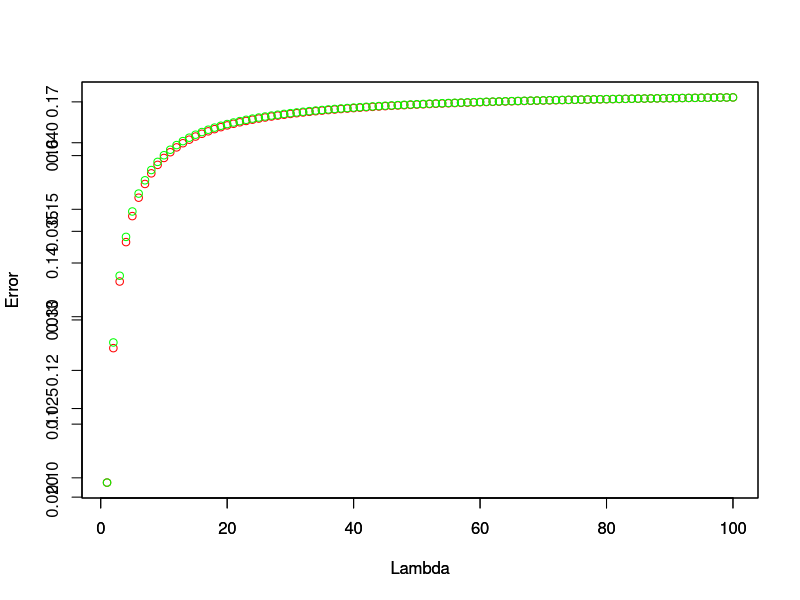

Write the R code that produced this figure.
#############################################################
## Stat 202A - Homework 6
## Author: Aashna Agarwal
## Date : Nov 14
## Description: This script implements ridge regression as
## well as piecewise linear spline regression.
#############################################################

#############################################################
## INSTRUCTIONS: Please fill in the missing lines of code
## only where specified. Do not change function names,
## function inputs or outputs. You can add examples at the
## end of the script (in the "Optional examples" section) to
## double-check your work, but MAKE SURE TO COMMENT OUT ALL
## OF YOUR EXAMPLES BEFORE SUBMITTING.
##
## Very important: Do not use the function "setwd" anywhere
## in your code. If you do, I will be unable to grade your
## work since R will attempt to change my working directory
## to one that does not exist.
#############################################################

## Source your Rcpp file (put in the name of your
## Rcpp file)
#library("Sweep.cpp")
#sourceCpp("Sweep.cpp")

##################################
## Function 1: QR decomposition ##
##################################

myQR <- function(A){

  ## Perform QR decomposition on the matrix A
  ## Input:
  ## A, an n x m matrix

  ########################
  ## FILL IN CODE BELOW ##
  ########################

  R = A
  n = dim(A)[1]
  m = dim(A)[2]

  Q = diag(rep(1,n))

  for(k in 1:(m-1))
  {
    X = matrix(0,n,1)
    X[k:n,1] = R[k:n,k]
    V = X
    V[k] = X[k] + sign(X[k,1])*norm(X, type = "F")
    S = norm(V, type = "F")
    u = V/S
    R = R - 2 * (u %*% (t(u) %*% R))
    Q = Q - 2 * (u %*% (t(u) %*% Q))
  }
  ## Function should output a list with Q.transpose and R
  ## Q is an orthogonal n x n matrix
  ## R is an upper triangular n x m matrix
  ## Q and R satisfy the equation: A = Q %*% R
  return(list("Q" = t(Q), "R" = R))

}


#################################
## Function 2: Sweep operation ##
#################################

mySweep <- function(A, m){

  # Perform a SWEEP operation on A with the pivot element A[m,m].
  #
  # A: a square matrix.
  # m: the pivot element is A[m, m].
  # Returns a swept matrix.

  ########################
  ## FILL IN CODE BELOW ##
  ########################

  B = A
  n = dim(B)[1]


  for(k in 1:m) {

    for(i in 1:n) {
      for(j in 1:n) {
        if(i!=k & j!=k)
          B[i,j] = B[i,j] - B[i,k]*B[k,j]/B[k,k]
      }
    }

    for(i in 1:n) {
      if(i!=k)
        B[i,k] = B[i,k]/B[k,k]
    }

    for(j in 1:n) {
      if(j!=k)
        B[k,j] = B[k,j]/B[k,k]
    }

    B[k,k] = -1/B[k,k]

  }

  ## The function outputs the matrix B
  return(B)

}


##################################
## Function 3: Ridge regression ##
##################################

myRidge <- function(X, Y, lambda){

  # Perform ridge regression of Y on X.
  #
  # X: an n x p matrix of explanatory variables.
  # Y: an n vector of dependent variables. Y can also be a
  # matrix, as long as the function works.
  # lambda: regularization parameter (lambda >= 0)
  # Returns beta, the ridge regression solution.

  ##################################
  ## FILL IN THIS SECTION OF CODE ##
  ##################################

  n = dim(X)[1]
  p = dim(X)[2]
  Z = cbind(rep(1, n), X, Y)
  A = t(Z) %*% Z
  D = diag(rep(lambda, p+2))
  D[1, 1] = 0
  D[p+2, p+2] = 0
  A = A + D
  S = mySweep(A, p+1)
  beta_ridge = S[1:(p+1), p+2]

  ## Function should output the vector beta_ridge, the
  ## solution to the ridge regression problem. beta_ridge
  ## should have p + 1 elements.
  return(beta_ridge)

}


####################################################
## Function 4: Piecewise linear spline regression ##
####################################################


mySpline <- function(x, Y, lambda, p = 100){

  # Perform spline regression of Y on X.
  #
  # x: An n x 1 vector or matrix of explanatory variables.
  # Y: An n x 1 vector of dependent variables. Y can also be a
  # matrix, as long as the function works.
  # lambda: regularization parameter (lambda >= 0)
  # p: Number of cuts to make to the x-axis.

  ##################################
  ## FILL IN THIS SECTION OF CODE ##
  ##################################
  n = dim(x)[1]
  temp = matrix(x, ncol = n)
  for (k in (1:(p-1))/p){
    x = cbind(x, t((temp>k)*(temp-k)))
  }
  x


  beta_spline = myRidge(x, Y, lambda)
  Yhat = cbind(rep(1, n), x)%*%beta_spline

  ## Function should a list containing two elements:
  ## The first element of the list is the spline regression
  ## beta vector, which should be p + 1 dimensional (here,
  ## p is the number of cuts we made to the x-axis).
  ## The second element is y.hat, the predicted Y values
  ## using the spline regression beta vector. This
  ## can be a numeric vector or matrix.
  output <- list(beta_spline = beta_spline, predicted_y = Yhat)
  return(output)

}


error <- function(Yhat,Y)
{
  return (mean((Yhat-Y)^2))
}


n = 10
n_train = ceiling(2*n/3)
n_test = n-n_train
p = 3
sigma = .1
lambda = 10.
x = runif(n)

train_ind =sample(1:n,n_train)
test_ind = setdiff(1:n,train_ind)

#x_train1 = sample(x, size = n_train, replace = FALSE)
#x_train = sort(x_train1)
x_train = sort(x[train_ind]) # x
y_train = x_train^2 + rnorm(n_train)*sigma #n
Y_train = matrix(y_train, nrow=n_train) #n
x_test = sort(x[test_ind])
#x_test1 = setdiff(x,x_train1)
#x_test = sort(x_test1)
y_test = x_test^2 + rnorm(n_test)*sigma
Y_test = matrix(y_test, nrow=n_test)
X_train = matrix(x_train, nrow=n_train)
X_test = matrix(x_test, nrow=n_test)
error_test = NULL
error_train = NULL

for (k in (1:(p-1))/p){
  X_test = cbind(X_test, (x_test>k)*(x_test-k))
}

Y_total=NULL
for(lambda in 1:100){
  Y_total=mySpline(X_train, Y_train, lambda, p)

  beta_spline = Y_total[[1]]
  Yhat_train = Y_total[[2]]

  Yhat_test = cbind(rep(1, n_test), X_test)%*%beta_spline

  error_train = append(error_train,error(Yhat_train,Y_train))
  error_test = append(error_test,error(Yhat_test,Y_test))
}
lambda1 = 1:100

plot(lambda1,error_train,col="red",xlab="Lambda",ylab="Error",type="p")
par(new = TRUE)
plot(lambda1,error_test,col="green",xlab="Lambda",ylab="Error",type="p")
